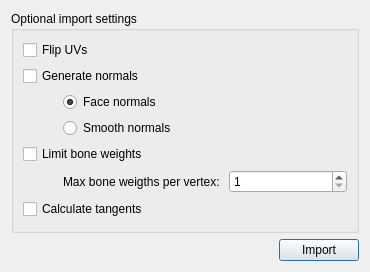
<?xml version="1.0" encoding="UTF-8"?>
<ui version="4.0">
 <class>ImportDialog</class>
 <widget class="QDialog" name="ImportDialog">
  <property name="windowModality">
   <enum>Qt::WindowModal</enum>
  </property>
  <property name="geometry">
   <rect>
    <x>0</x>
    <y>0</y>
    <width>370</width>
    <height>272</height>
   </rect>
  </property>
  <property name="sizePolicy">
   <sizepolicy hsizetype="Minimum" vsizetype="Minimum">
    <horstretch>0</horstretch>
    <verstretch>0</verstretch>
   </sizepolicy>
  </property>
  <property name="windowTitle">
   <string>Import settings</string>
  </property>
  <layout class="QVBoxLayout" name="verticalLayout_2">
   <item>
    <widget class="QGroupBox" name="groupBox">
     <property name="sizePolicy">
      <sizepolicy hsizetype="Minimum" vsizetype="Minimum">
       <horstretch>0</horstretch>
       <verstretch>0</verstretch>
      </sizepolicy>
     </property>
     <property name="title">
      <string>Optional import settings</string>
     </property>
     <layout class="QVBoxLayout" name="verticalLayout">
      <item>
       <widget class="QCheckBox" name="flipUVsCheckBox">
        <property name="text">
         <string>Flip UVs</string>
        </property>
        <property name="checked">
         <bool>false</bool>
        </property>
       </widget>
      </item>
      <item>
       <widget class="QCheckBox" name="genNormalsCheckBox">
        <property name="text">
         <string>Generate normals</string>
        </property>
       </widget>
      </item>
      <item>
       <layout class="QGridLayout" name="gridLayout">
        <item row="0" column="1">
         <widget class="QRadioButton" name="faceNormalsRadioButton">
          <property name="text">
           <string>Face normals</string>
          </property>
          <property name="checked">
           <bool>true</bool>
          </property>
         </widget>
        </item>
        <item row="0" column="0">
         <spacer name="horizontalSpacer_2">
          <property name="orientation">
           <enum>Qt::Horizontal</enum>
          </property>
          <property name="sizeType">
           <enum>QSizePolicy::Fixed</enum>
          </property>
          <property name="sizeHint" stdset="0">
           <size>
            <width>40</width>
            <height>20</height>
           </size>
          </property>
         </spacer>
        </item>
        <item row="1" column="1">
         <widget class="QRadioButton" name="smoothNormalsRadioButton">
          <property name="text">
           <string>Smooth normals</string>
          </property>
         </widget>
        </item>
       </layout>
      </item>
      <item>
       <widget class="QCheckBox" name="weightLimitCheckBox">
        <property name="text">
         <string>Limit bone weights</string>
        </property>
       </widget>
      </item>
      <item>
       <layout class="QHBoxLayout" name="weightLimitHLayout">
        <item>
         <spacer name="weightLimitSpacer">
          <property name="orientation">
           <enum>Qt::Horizontal</enum>
          </property>
          <property name="sizeType">
           <enum>QSizePolicy::Fixed</enum>
          </property>
          <property name="sizeHint" stdset="0">
           <size>
            <width>40</width>
            <height>20</height>
           </size>
          </property>
         </spacer>
        </item>
        <item>
         <widget class="QLabel" name="weightLimitLabel">
          <property name="sizePolicy">
           <sizepolicy hsizetype="Minimum" vsizetype="Preferred">
            <horstretch>0</horstretch>
            <verstretch>0</verstretch>
           </sizepolicy>
          </property>
          <property name="text">
           <string>Max bone weigths per vertex: </string>
          </property>
         </widget>
        </item>
        <item>
         <widget class="QSpinBox" name="weightLimitSpinBox">
          <property name="minimum">
           <number>1</number>
          </property>
          <property name="maximum">
           <number>32</number>
          </property>
         </widget>
        </item>
       </layout>
      </item>
      <item>
       <widget class="QCheckBox" name="calcTangentsCheckBox">
        <property name="text">
         <string>Calculate tangents</string>
        </property>
       </widget>
      </item>
     </layout>
    </widget>
   </item>
   <item>
    <layout class="QHBoxLayout" name="horizontalLayout">
     <property name="sizeConstraint">
      <enum>QLayout::SetDefaultConstraint</enum>
     </property>
     <item>
      <spacer name="horizontalSpacer">
       <property name="orientation">
        <enum>Qt::Horizontal</enum>
       </property>
       <property name="sizeHint" stdset="0">
        <size>
         <width>40</width>
         <height>20</height>
        </size>
       </property>
      </spacer>
     </item>
     <item>
      <widget class="QPushButton" name="importButton">
       <property name="sizePolicy">
        <sizepolicy hsizetype="Fixed" vsizetype="Fixed">
         <horstretch>0</horstretch>
         <verstretch>0</verstretch>
        </sizepolicy>
       </property>
       <property name="layoutDirection">
        <enum>Qt::LeftToRight</enum>
       </property>
       <property name="text">
        <string>Import</string>
       </property>
      </widget>
     </item>
    </layout>
   </item>
  </layout>
 </widget>
 <resources/>
 <connections/>
</ui>
